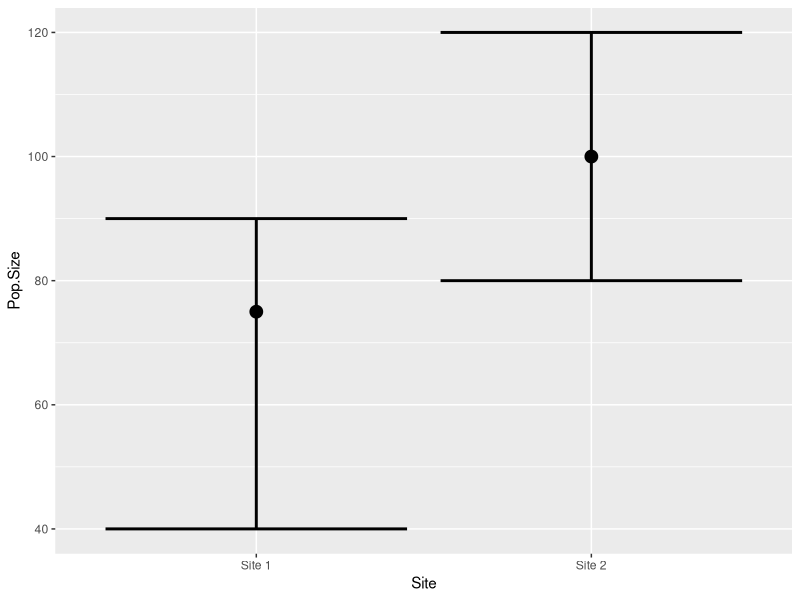
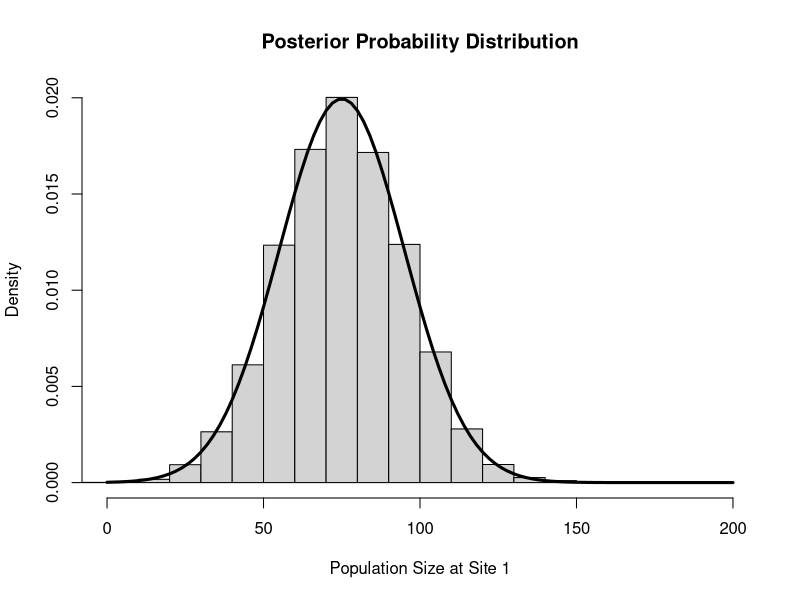
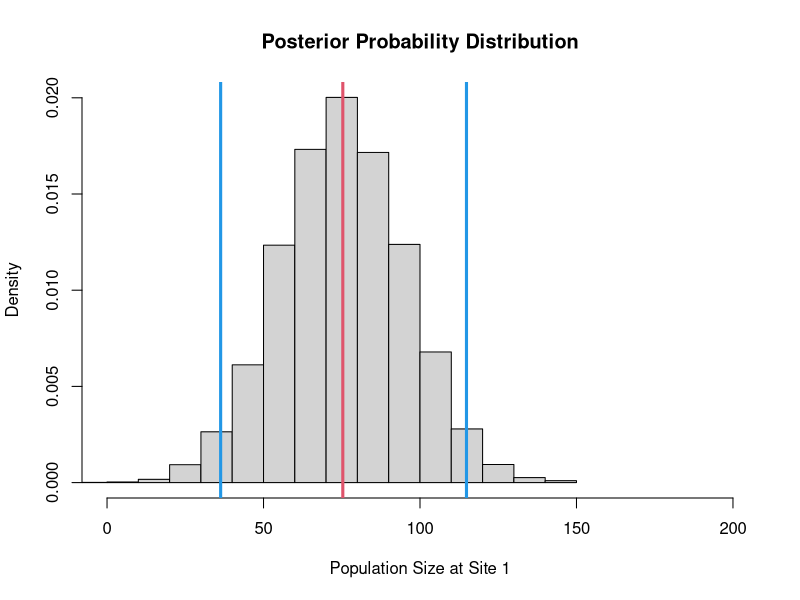
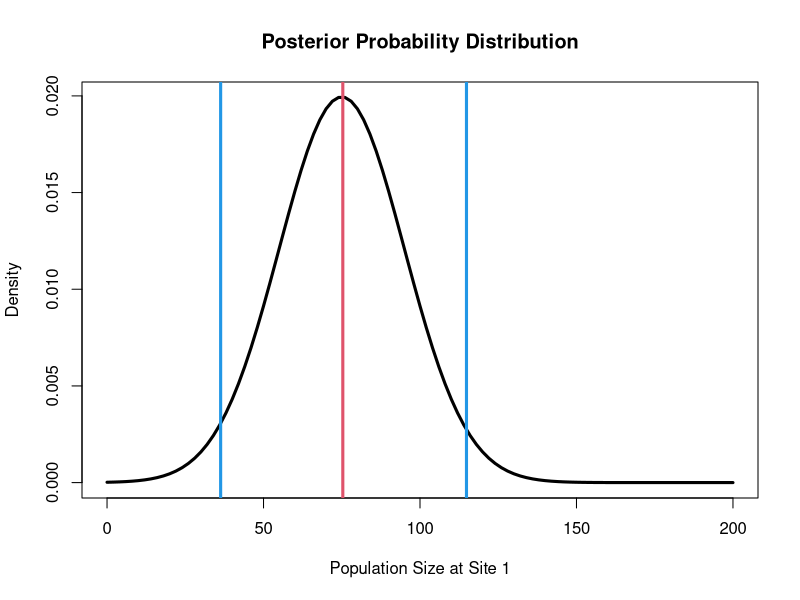
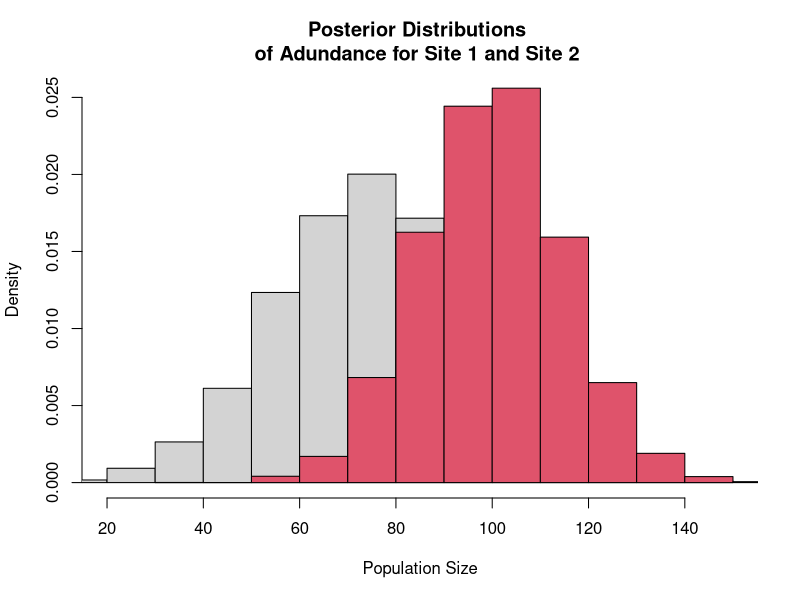
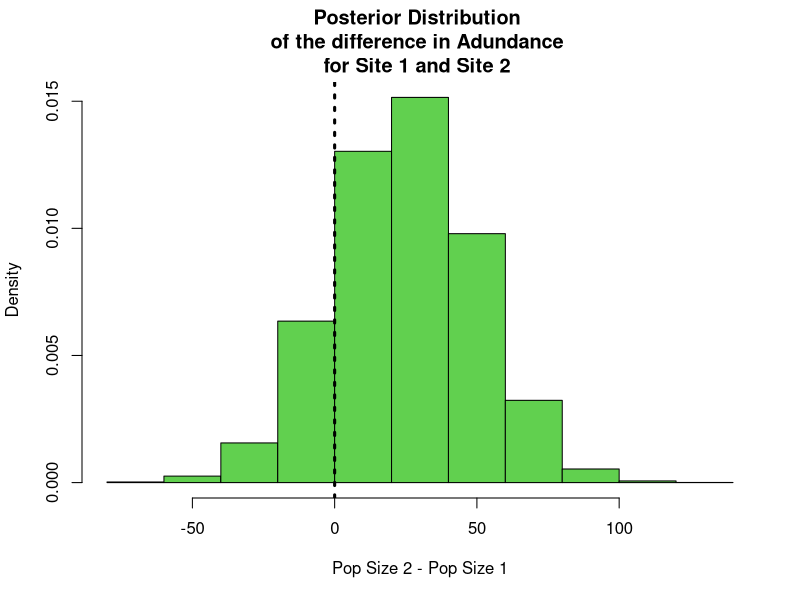
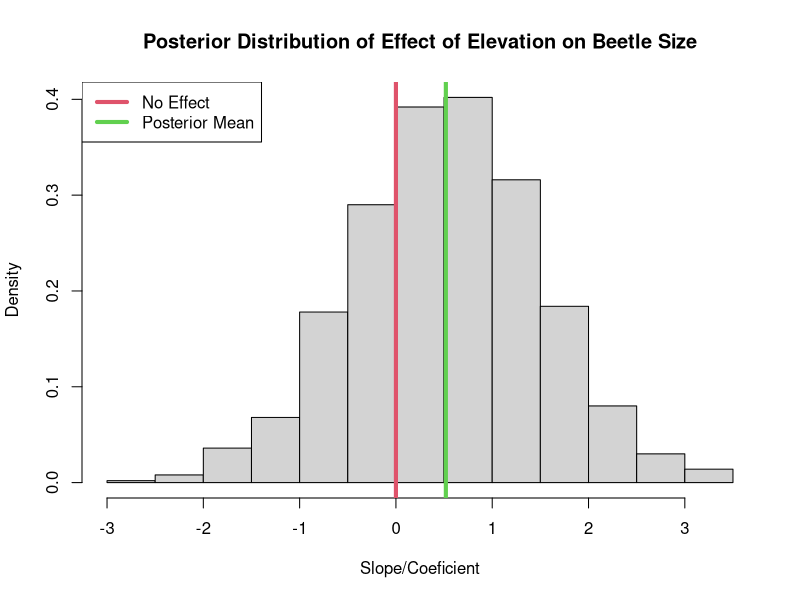
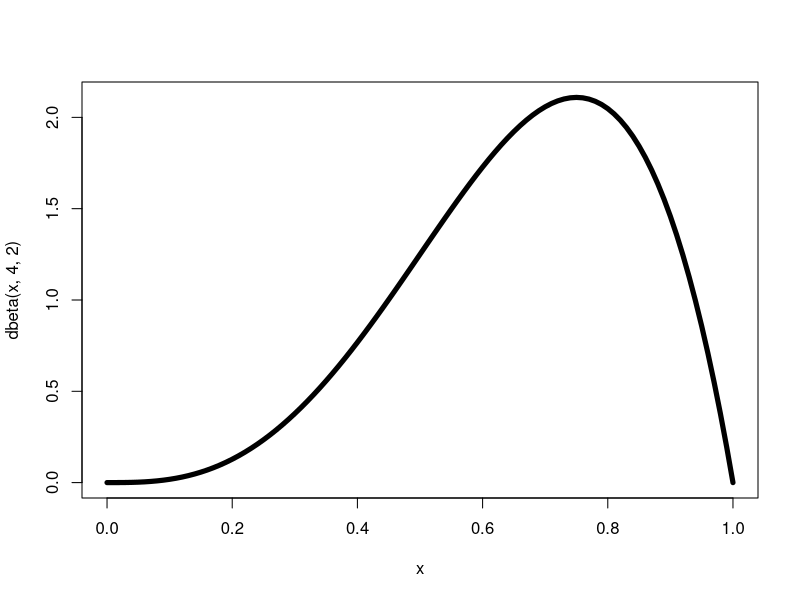

Here is the R script that generated these plots, in order:
## ----eval=TRUE,echo=FALSE,fig.align='center'---------------------
set.seed(923874)                 # Create example data

data <- data.frame(Site = c("Site 1","Site 2"),
                         Pop.Size = c(75,100),
                         lowerCI = c(40,80),
                         upperCI = c(90,120))


library("ggplot2")

ggplot(data, aes(Site, Pop.Size)) +        # ggplot2 plot with confidence intervals
  geom_point(cex=4) +
  geom_errorbar(aes(ymin = lowerCI, ymax = upperCI),size = 1)

knitr::kable(head(data))



## ----eval=TRUE,echo=FALSE----------------------------------------
set.seed(5435)
rnorm(10,75,20)


## ----eval=TRUE,echo=FALSE,fig.align='center'---------------------
par(mfrow=c(1,1))
set.seed(54354)
post1=rnorm(10000,75,20)
hist(post1,xlim=c(0,200),freq=FALSE,main="Posterior Probability Distribution",xlab="Population Size at Site 1")
curve(dnorm(x,75,20),xlim=c(0,200),main="Posterior Probability Distribution",ylab="Density",lwd=3,
      xlab="Population Size at Site 1",add=TRUE)


## ----eval=TRUE,echo=FALSE----------------------------------------
set.seed(5435)
rnorm(10,75,20)


## ----eval=TRUE,echo=FALSE,fig.align='center'---------------------
par(mfrow=c(1,1))
hist(post1,xlim=c(0,200),freq=FALSE,main="Posterior Probability Distribution",xlab="Population Size at Site 1")
abline(v=mean(post1),lwd=3,col=2)
abline(v=quantile(post1,probs=c(0.025,0.975)),lwd=3,col=4)
curve(dnorm(x,75,20),xlim=c(0,200),main="Posterior Probability Distribution",ylab="Density",lwd=3,xlab="Population Size at Site 1")
abline(v=mean(post1),lwd=3,col=2)
abline(v=quantile(post1,probs=c(0.025,0.975)),lwd=3,col=4)



## ----eval=TRUE,echo=FALSE, fig.align='center'--------------------
par(mfrow=c(1,1))
set.seed(4345)
post1=post1
post2=rnorm(10000,100,15)
hist(post1,freq=FALSE,xlim=c(20,150),ylim=c(0,0.025),main="Posterior Distributions \nof Adundance for Site 1 and Site 2 ",
     xlab="Population Size")
hist(post2,freq=FALSE,xlim=c(20,150),add=TRUE,col=2)



## ----eval=TRUE,echo=TRUE-----------------------------------------
diff = post2-post1


## ----eval=TRUE,echo=FALSE, fig.align='center'--------------------
diff=post2-post1
hist(diff,freq=FALSE,col=3,main="Posterior Distribution \nof the difference in Adundance \nfor Site 1 and Site 2 ",
     xlab="Pop Size 2 - Pop Size 1")
abline(v=0, lwd=3,lty=3)


## ----eval=TRUE,echo=TRUE-----------------------------------------
length(which(diff>0))/length(diff)


## ----eval=TRUE,echo=FALSE----------------------------------------
set.seed(5435)
elev = seq(-1,1,by=0.1)
b.size =rnorm(21,mean=1+1*elev,sd=1)


## ----eval=TRUE,echo=TRUE-----------------------------------------
summary(glm(b.size~elev))


## ----eval=TRUE,echo=FALSE----------------------------------------
set.seed(543534)
post=rnorm(1000,0.5,1)
hist(post,main="Posterior Distribution of Effect of Elevation on Beetle Size",freq = FALSE,xlab="Slope/Coeficient")
abline(v=0, lwd=4,col=2)
abline(v=mean(post), lwd=4,col=3)
legend("topleft",col=c(2,3),lwd=4,legend=c("No Effect", "Posterior Mean"))


## ----eval=TRUE,echo=TRUE-----------------------------------------
  mean(post)


## ----eval=TRUE,echo=TRUE-----------------------------------------
  quantile(post,prob=0.5)


## ----eval=TRUE,echo=TRUE-----------------------------------------
  modeest::shorth(post)


## ----eval=TRUE,echo=TRUE-----------------------------------------
# Quantile Credible Intervals:
  quantile(post,
           prob = c(0.025,0.975)
           )


## ----eval=TRUE,echo=TRUE-----------------------------------------
# Highest Posterior Density Intervals (HPDI)
  coda::HPDinterval(coda::as.mcmc(post),
                    prob = 0.95
                    )
     


## ----eval=TRUE,echo=TRUE-----------------------------------------
# Probability of a positive effect (exact p-value)
 length(which(post>0))/length(post)


## ----eval=TRUE,echo=TRUE-----------------------------------------
# Probability of a negative effect (exact p-value)
 length(which(post<0))/length(post)


## ----------------------------------------------------------------
#| echo: TRUE
#| eval: FALSE
#| code-fold: true
#| code-summary: "Click for Answer"

# # P(A)
# 3/10 = 0.3
# 
# # P(B)
# 5/10 = 0.5


## ----------------------------------------------------------------
#| echo: TRUE
#| eval: FALSE
#| code-fold: true
#| code-summary: "Click for Answer"

# # P(A and B)
# 2/10 = 0.2
# 


## ----------------------------------------------------------------
#| echo: TRUE
#| eval: FALSE
#| code-fold: true
#| code-summary: "Click for Answer"

# # P(A|B)
# 2/5 = 0.4
# 
# # P(B|A)
# 2/3 = 0.6666


## ----------------------------------------------------------------
#| echo: TRUE
#| eval: FALSE
#| code-fold: true
#| code-summary: "Click for Answer"

# # P(A or B)
# # P(A) + P(B) - P(A and B)
# 
# 0.3 + 0.5 - 0.2 = 0.6
# 
# 


## ----prior, echo=TRUE, eval=TRUE---------------------------------
curve(dbeta(x, 4,2),xlim=c(0,1),lwd=5)


## ----prior2, echo=TRUE, eval=TRUE--------------------------------
curve(dbeta(x, 1,1),xlim=c(0,1),lwd=5)


## ----eval=TRUE, echo=TRUE----------------------------------------
curve(dbeta(x,1,1),xlim=c(0,1),lwd=3,col=2,xlab="p",
      ylab = "Prior Probability Density")


## ----eval=TRUE, echo=TRUE----------------------------------------
# Survival outcomes of three adult hippos
  y1 = c(0,0,0,0,0,0,0,1,1)
  N1 = length(y1)
  mle.p = mean(y1)
  mle.p


## ----eval=TRUE, echo=TRUE----------------------------------------
  alpha.prior1 = 1
  beta.prior1 = 1


## ----eval=TRUE, echo=FALSE---------------------------------------
#Plot of prior 1
curve(dbeta(x,shape1=alpha.prior1,shape2=beta.prior1),lwd=3,
      xlab="Probability",ylab="Probabilty Density",
      main="Prior Probability of Success",ylim=c(0,20))
legend("topleft",col=c(1,2),legend=c("Prior 1"),lwd=3)


## ----eval=TRUE, echo=TRUE----------------------------------------
  alpha.prior2 = 10
  beta.prior2 = 2


## ----eval=TRUE, echo=FALSE---------------------------------------
curve(dbeta(x,shape1=alpha.prior1,shape2=beta.prior1),lwd=3,
      xlab="Probability",ylab="Probabilty Density",
      main="Prior Probability of Success",ylim=c(0,20))
legend("topleft",col=c(1,2),legend=c("Prior 1"),lwd=3)
curve(dbeta(x,shape1=alpha.prior2,shape2=beta.prior2),lwd=3,col=2,add=TRUE)
legend("topleft",col=c(1,2),legend=c("Prior 1", "Prior 2"),lwd=3)


## ----eval=TRUE, echo=TRUE----------------------------------------
  alpha.prior3 = 150
  beta.prior3 = 15


## ----eval=TRUE, echo=FALSE---------------------------------------
curve(dbeta(x,shape1=alpha.prior1,shape2=beta.prior1),lwd=3,
      xlab="Probability",ylab="Probabilty Density",
      main="Prior Probability of Success",ylim=c(0,20))
legend("topleft",col=c(1,2),legend=c("Prior 1"),lwd=3)
curve(dbeta(x,shape1=alpha.prior2,shape2=beta.prior2),lwd=3,col=2,add=TRUE)
curve(dbeta(x,shape1=alpha.prior3,shape2=beta.prior3),lwd=3,col=3,add=TRUE)
legend("topleft",col=c(1,2,3),legend=c("Prior 1", "Prior 2","Prior 3"),lwd=3)



## ----eval=TRUE, echo=TRUE----------------------------------------
# Note how the data are the same, but the prior is changing.
# Gibbs sampler
  post.1 = rbeta(10000,alpha.prior1+sum(y1),beta.prior1+N1-sum(y1))
  post.2 = rbeta(10000,alpha.prior2+sum(y1),beta.prior2+N1-sum(y1))
  post.3 = rbeta(10000,alpha.prior3+sum(y1),beta.prior3+N1-sum(y1))


## ----eval=TRUE, echo=FALSE---------------------------------------
plot(density(post.1,adjust=1.3),ylim=c(0,20),xlim=c(0,1),col=1,lwd=3,main="Prior 1",
     xlab="Posterior Probability",ylab="Probability Density")
curve(dbeta(x,shape1=alpha.prior1,shape2=beta.prior1),
      add=TRUE,col=1,lwd=3,lty=3)
abline(v=mle.p,col="purple",lwd=3)
legend("topright",lwd=3,lty=c(1,3,1),col=c("black","black","purple"),
       legend=c("Posterior","Prior","MLE"))


## ----eval=TRUE, echo=FALSE---------------------------------------
plot(density(post.2,adjust=1.3),ylim=c(0,20),xlim=c(0,1),col=2,lwd=3,main="Prior 2",
     xlab="Posterior Probability",ylab="Probability Density")
curve(dbeta(x,shape1=alpha.prior2,shape2=beta.prior2),
      add=TRUE,col=2,lwd=3,lty=3)
abline(v=mle.p,col="purple",lwd=3)
legend("topright",lwd=3,lty=c(1,3,1),col=c("red","red","purple"),
       legend=c("Posterior","Prior","MLE"))


## ----eval=TRUE, echo=FALSE---------------------------------------
plot(density(post.3,adjust=1.3),ylim=c(0,20),xlim=c(0,1),col=3,lwd=3,main="Prior 3",
     xlab="Posterior Probability",ylab="Probability Density")
curve(dbeta(x,shape1=alpha.prior3,shape2=beta.prior3),
      add=TRUE,col=3,lwd=3,lty=3)
abline(v=mle.p,col="purple",lwd=3)
legend("topleft",lwd=3,lty=c(1,3,1),col=c("green","green","purple"),
       legend=c("Posterior","Prior","MLE"))


## ----eval=TRUE, echo=TRUE----------------------------------------
y2 = c(0,0,0,0,0,0,0,1,1,1,1,1,1,1,1,1,1,1,1,1,0,
       1,1,1,1,1,1,1,1,1,1,1,1,1,1,1,1,1,1,1)
length(y2)


## ----eval=TRUE, echo=FALSE---------------------------------------
N2=length(y2)

mle.p=mean(y2)

post.4=rbeta(10000,alpha.prior1+sum(y2),beta.prior1+N2-sum(y2))
post.5=rbeta(10000,alpha.prior2+sum(y2),beta.prior2+N2-sum(y2))
post.6=rbeta(10000,alpha.prior3+sum(y2),beta.prior3+N2-sum(y2))

plot(density(post.4,adjust=1.3),ylim=c(0,20),xlim=c(0,1),col=1,lwd=3,main="Prior 1",
     xlab="Posterior Probability",ylab="Probability Density")
curve(dbeta(x,shape1=alpha.prior1,shape2=beta.prior1),
      add=TRUE,col=1,lwd=3,lty=3)
abline(v=mle.p,col="purple",lwd=3)
legend("topleft",lwd=3,lty=c(1,3,1),col=c("black","black","purple"),
       legend=c("Posterior","Prior","MLE"))


## ----eval=TRUE, echo=FALSE---------------------------------------
plot(density(post.5,adjust=1.3),ylim=c(0,20),xlim=c(0,1),col=2,lwd=3,main="Prior 2",
     xlab="Posterior Probability",ylab="Probability Density")
curve(dbeta(x,shape1=alpha.prior2,shape2=beta.prior2),
      add=TRUE,col=2,lwd=3,lty=3)
abline(v=mle.p,col="purple",lwd=3)
legend("topleft",lwd=3,lty=c(1,3,1),col=c("red","red","purple"),
       legend=c("Posterior","Prior","MLE"))


## ----eval=TRUE, echo=FALSE---------------------------------------
plot(density(post.6,adjust=1.3),ylim=c(0,20),xlim=c(0,1),col=3,lwd=3,main="Prior 3",
     xlab="Posterior Probability",ylab="Probability Density")
curve(dbeta(x,shape1=alpha.prior3,shape2=beta.prior3),
      add=TRUE,col=3,lwd=3,lty=3)
abline(v=mle.p,col="purple",lwd=3)
legend("topleft",lwd=3,lty=c(1,3,1),col=c("green","green","purple"),
       legend=c("Prior 1","Prior 2","Prior 3"))



## ----eval=TRUE, echo=FALSE---------------------------------------
par(mfrow=c(1,2))
plot(density(post.1,adjust=1.3),ylim=c(0,20),xlim=c(0,1),col=1,lwd=3,main="Less Data",
     xlab="Posterior Probability",ylab="Probability Density")
#curve(dbeta(x,shape1=alpha1,shape2=beta1),
#      add=TRUE,col=1,lwd=3,lty=3)
#abline(v=mle.p,col="purple",lwd=3)

lines(density(post.2,adjust=1.3),ylim=c(0,20),xlim=c(0,1),col=2,lwd=3)
#curve(dbeta(x,shape1=alpha2,shape2=beta2),
#      add=TRUE,col=2,lwd=3,lty=3)
#abline(v=mle.p,col="purple",lwd=3)

lines(density(post.3,adjust=1.3),ylim=c(0,20),xlim=c(0,1),col=3,lwd=3)
#curve(dbeta(x,shape1=alpha3,shape2=beta3),
#      add=TRUE,col=3,lwd=3,lty=3)
#abline(v=mle.p,col="purple",lwd=3)
legend("topleft",lwd=3,lty=c(1,1,1),col=c("black","red","green"),
       legend=c("Prior 1","Prior 2","Prior 3"))

#################
plot(density(post.4,adjust=1.3),ylim=c(0,20),xlim=c(0,1),col=1,lwd=3,main="More Data",
     xlab="Posterior Probability",ylab="Probability Density")
#curve(dbeta(x,shape1=alpha1,shape2=beta1),
#      add=TRUE,col=1,lwd=3,lty=3)
#abline(v=mle.p,col="purple",lwd=3)

lines(density(post.5,adjust=1.3),ylim=c(0,20),xlim=c(0,1),col=2,lwd=3)
#curve(dbeta(x,shape1=alpha2,shape2=beta2),
#      add=TRUE,col=2,lwd=3,lty=3)
#abline(v=mle.p,col="purple",lwd=3)

lines(density(post.6),ylim=c(0,20),xlim=c(0,1),col=3,lwd=3)
#curve(dbeta(x,shape1=alpha3,shape2=beta3),
#      add=TRUE,col=3,lwd=3,lty=3)
#abline(v=mle.p,col="purple",lwd=3)
legend("topleft",lwd=3,lty=c(1,1,1),col=c("black","red","green"),
       legend=c("Prior 1","Prior 2","Prior 3"))



## ----eval=TRUE,echo=FALSE----------------------------------------
set.seed(34534)
x =rnorm(500,0,4)
plot(1:500,x,type="b",ylab="Parameter Value", xlab = "MCMC Sample Iteration",pch=19 )


## ----eval=TRUE,echo=FALSE----------------------------------------
plot(1:500,x,type="l",ylab="Parameter Value", xlab = "MCMC Sample Iteration")
legend("top", 
       legend = c("Red = Discard", "Black = Keep"), 
       col = c("red", "black"), 
       pch = 16, 
       horiz = TRUE)
my_colors <- rep(c("red", "black"),250)
points(1:500, x, col = my_colors, pch = 16, cex = 0.5)


## ----eval=TRUE,echo=FALSE----------------------------------------
set.seed(34534)
x2=rnorm(500,-10+0.02*(1:500),3)
plot(1:1000,c(x2,x),type="l",ylab="Parameter Value", xlab = "MCMC Sample Iteration")
legend("top", 
       legend = c("Red = Discard", "Black = Keep"), 
       col = c("red", "black"), 
       pch = 16, 
       horiz = TRUE)
my_colors <- c(rep("red", 500), rep("black",250))
points(1:500, x2, col = my_colors, pch = 16, cex = 0.5)


## ----eval=TRUE,echo=FALSE----------------------------------------
set.seed(34534)
x.chain1 =rnorm(500,0,6)
x.chain2 =rnorm(500,0,6)
x.chain3 =rnorm(500,0,6)

x2.chain1=rnorm(500,-10+0.02*(1:500),5)
x2.chain2=rnorm(500,10-0.02*(1:500),5)
x2.chain3=rnorm(500,0,5)




plot(1:1000,c(x2.chain1,x.chain1),type="l",ylab="Parameter Value", xlab = "MCMC Sample Iteration" )
lines(1:1000,c(x2.chain2,x.chain2),col=2)
lines(1:1000,c(x2.chain3,x.chain3),col=3)

legend("top", 
       legend = c("Red = Chain1", "Black = Chain2", "Green = Chain3"), 
       col = c("red", "black","green"), 
       pch = 16, 
       horiz = TRUE)
